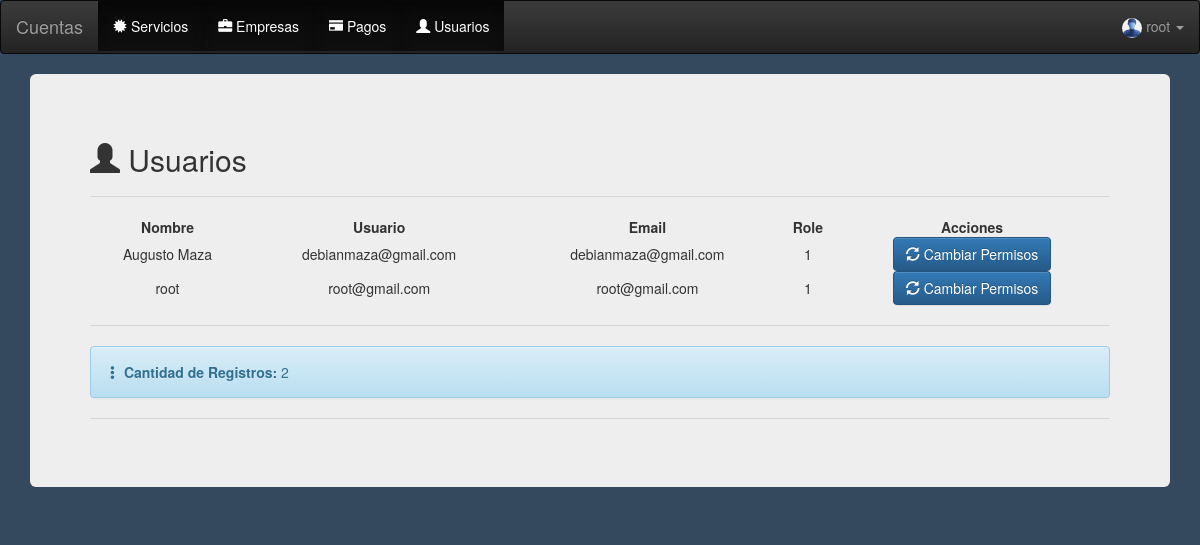
The app's page /usuarios (signed in) with its own data.
### app/models.py (models this page shows)
class User(db.Model, UserMixin):
	id = db.Column(db.Integer, primary_key=True)
	name = db.Column(db.String(150))
	user = db.Column(db.String(150))
	email = db.Column(db.String(150), unique=True)
	password = db.Column(db.String(150))
	avatar = db.Column(db.String(200))
	role = db.Column(db.Integer)

### app/views.py (the view)
@views.route('/usuarios')
@login_required
def usuarios():
	users = User.query
	count = User.query.count()
	return render_template('users.html', users=users, count=count, user=current_user)

### app/__init__.py (called while the page is built)
def create_app():
	app = Flask(__name__)
	app.config['SECRET_KEY'] = 'cuentas'
	app.config['SQLALCHEMY_TRACK_MODIFICATIONS'] = True
	app.config['SQLALCHEMY_DATABASE_URI'] = f'sqlite:///{DB_NAME}'
	db.init_app(app)
	from .views import views
	from .auth import auth
	app.register_blueprint(views, url_prefix='/')
	app.register_blueprint(auth, url_prefix='/')
	from .models import User, Servicios, Empresas, Pagos
	create_database(app)
	login_manager = LoginManager()
	login_manager.login_view = 'auth.login'
	login_manager.init_app(app)
	@login_manager.user_loader
	def load_user(id):
		return User.query.get(int(id))
	return app

### app/templates/users.html (shortened to what this page needs)
{% extends "index.html" %}
{% block content %}
  <div class="container-fluid">
    <div class="jumbotron">
      <h2><span class="glyphicon glyphicon-user" aria-hidden="true"></span> Usuarios</h2><hr>
  <table class="display compact" style="width:100%" id="usersTable">
    <thead>
      <tr>
        <th class='text-nowrap text-center'>Nombre</th>
        <th class='text-nowrap text-center'>Usuario</th>
        <th class='text-nowrap text-center'>Email</th>
        <th class='text-nowrap text-center'>Role</th>
        <th class='text-nowrap text-center'>Acciones</th>
      </tr>
    </thead>
    <tbody>
      {% for usr in users %}
        <tr>
          <td align="center">{{ usr.name }}</td>
          <td align="center">{{ usr.user }}</td>
          <td align="center">{{ usr.email }}</td>
          <td align="center">{{ usr.role }}</td>
          <td class='text-nowrap' align="center">
              <a href="/update_user/{{ usr.id }}" class="btn btn-primary "><span class="glyphicon glyphicon-refresh" aria-hidden="true"></span> Cambiar Permisos</a>
          </td>
        </tr>
      {% endfor %}
    </tbody>
  </table><hr>
  <div class="alert alert-info"><span class="glyphicon glyphicon-option-vertical" aria-hidden="true"></span> <strong>Cantidad de Registros:</strong> {{ count }} </div><hr>
</div>
</div>
{% endblock %}

### app/templates/index.html (shortened to what this page needs)
<!DOCTYPE html>
<html lang="es">
<head>
    <link rel="stylesheet" href="{{ url_for('static', filename='skeleton/css/bootstrap.min.css') }}" >
    <link rel="stylesheet" href="{{ url_for('static', filename='skeleton/css/bootstrap-theme.css') }}" >
    <link rel="stylesheet" href="{{ url_for('static', filename='skeleton/css/bootstrap-theme.min.css') }}" >
    <link rel="stylesheet" href="{{ url_for('static', filename='skeleton/css/scrolling-nav.css') }}" >
    <link rel="stylesheet" href="{{ url_for('static', filename='skeleton/css/index.css') }}" >
    <link rel="stylesheet" href="{{ url_for('static', filename='skeleton/Chart.js/Chart.min.css') }}" >
    <link rel="stylesheet" href="{{ url_for('static', filename='skeleton/Chart.js/Chart.css') }}" >
    <link rel="stylesheet" href="{{ url_for('static', filename='skeleton/css/jquery.dataTables.min.css') }}" >
    <link rel="stylesheet" href="{{ url_for('static', filename='skeleton/dataTables/buttons.dataTables.min.css') }}" >
    <link rel="stylesheet" href="{{ url_for('static', filename='skeleton/css/buttons.dataTables.min.css') }}" >
    <link rel="stylesheet" href="{{ url_for('static', filename='skeleton/css/buttons.bootstrap.min.css') }}" >
    <link rel="stylesheet" href="{{ url_for('static', filename='skeleton/css/jquery.dataTables-1.11.5.min.css') }}" >
    <link rel="stylesheet" href="{{ url_for('static', filename='skeleton/dataTables/fixedColumns.dataTables.min.css') }}" >
</head>
<body style="background-color: #34495e;" onload="nobackbutton();">
<nav class="navbar navbar-inverse">
  <div class="container-fluid">
    <div class="navbar-header">
      {% if user.is_authenticated %}
        <a class="navbar-brand" href="/main">Cuentas</a>
      {% else %}
        <a class="navbar-brand" href="/">Cuentas</a>
      {% endif %}
    </div>
    <ul class="nav navbar-nav">
      {% if user.is_authenticated %}
      <li class="active"><a href="/servicios"><span class="glyphicon glyphicon-certificate" aria-hidden="true"></span> Servicios</a></li>
      <li class="active"><a href="/empresas"><span class="glyphicon glyphicon-briefcase" aria-hidden="true"></span> Empresas</a></li>
      <li class="active"><a href="/pagos/{{ user.id }}"><span class="glyphicon glyphicon-credit-card" aria-hidden="true"></span> Pagos</a></li>
      {% if user.name == "root" %}
      <li class="active"><a href="/usuarios"><span class="glyphicon glyphicon-user" aria-hidden="true"></span> Usuarios</a></li>
      {% endif %}
    </ul>
    <ul class="nav navbar-nav navbar-right">
      <li class="dropdown">
        <a class="dropdown-toggle" data-toggle="dropdown" href="#"><img src="static/uploads/{{ user.avatar }}" alt="user" class="avatar"> {{ user.name }}
        <span class="caret"></span></a>
      </li>
    </ul>
      {% else %}
      <li><a href="/sign-up"><span class="glyphicon glyphicon-user"></span> Registrarse</a></li>
      <li><a href="/login"><span class="glyphicon glyphicon-log-in"></span> Ingresar</a></li>
      <li><a href="/password"><span class="glyphicon glyphicon-exclamation-sign"></span> Olvidé mi Password</a></li>
      {% endif %}
  </div>
</nav>
<div class="container-fluid">
  {% block content %}{% endblock %}
</div>
</body>
</html>

### app/static/skeleton/css/index.css (style rules this page uses)
.avatar { vertical-align: middle; horizontal-align: right; width: 20px; height: 20px; border-radius: 60%; }

### records on screen
User: avatar (picture), name "root", user "root@gmail.com", email "root@gmail.com", role "1"
User: name "Augusto Maza", user "debianmaza@gmail.com", email "debianmaza@gmail.com", role "1"

### other values on screen
{{ count }} "2"
